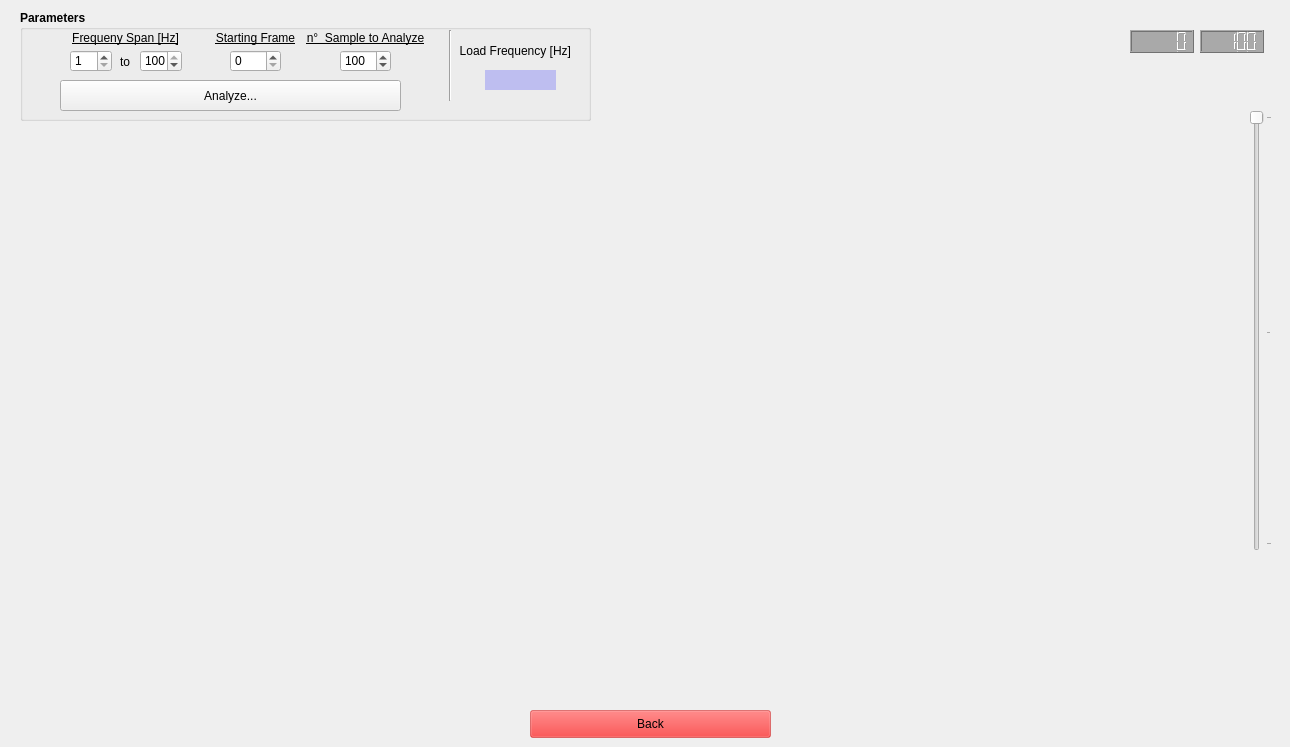
      <widget class="QWidget" name="page_9">
       <widget class="QPushButton" name="back_import">
        <property name="geometry">
         <rect>
          <x>530</x>
          <y>710</y>
          <width>241</width>
          <height>28</height>
         </rect>
        </property>
        <property name="styleSheet">
         <string notr="true">background-color: rgba(255, 0, 0, 100);</string>
        </property>
        <property name="text">
         <string>Back</string>
        </property>
       </widget>
       <widget class="MplWidget" name="mpl_5" native="true">
        <property name="geometry">
         <rect>
          <x>20</x>
          <y>130</y>
          <width>571</width>
          <height>561</height>
         </rect>
        </property>
        <property name="cursor">
         <cursorShape>CrossCursor</cursorShape>
        </property>
       </widget>
       <widget class="MplWidget" name="mpl_6" native="true">
        <property name="geometry">
         <rect>
          <x>590</x>
          <y>-20</y>
          <width>691</width>
          <height>721</height>
         </rect>
        </property>
        <property name="cursor">
         <cursorShape>CrossCursor</cursorShape>
        </property>
        <widget class="QLCDNumber" name="frame_start">
         <property name="geometry">
          <rect>
           <x>540</x>
           <y>50</y>
           <width>64</width>
           <height>23</height>
          </rect>
         </property>
         <property name="styleSheet">
          <string notr="true">background-color: rgba(149, 149, 149, 200);
color: rgb(0, 0, 0);</string>
         </property>
         <property name="digitCount">
          <number>5</number>
         </property>
         <property name="value" stdset="0">
          <double>0.000000000000000</double>
         </property>
        </widget>
        <widget class="QLCDNumber" name="frame_end">
         <property name="geometry">
          <rect>
           <x>610</x>
           <y>50</y>
           <width>64</width>
           <height>23</height>
          </rect>
         </property>
         <property name="styleSheet">
          <string notr="true">background-color: rgba(149, 149, 149, 200);
color: rgb(0, 0, 0);</string>
         </property>
         <property name="value" stdset="0">
          <double>100.000000000000000</double>
         </property>
        </widget>
        <widget class="QSlider" name="slider_freq">
         <property name="geometry">
          <rect>
           <x>660</x>
           <y>130</y>
           <width>22</width>
           <height>441</height>
          </rect>
         </property>
         <property name="pageStep">
          <number>1</number>
         </property>
         <property name="orientation">
          <enum>Qt::Vertical</enum>
         </property>
         <property name="invertedAppearance">
          <bool>true</bool>
         </property>
         <property name="tickPosition">
          <enum>QSlider::TicksBelow</enum>
         </property>
         <property name="tickInterval">
          <number>50</number>
         </property>
        </widget>
       </widget>
       <widget class="QGroupBox" name="groupBox_9">
        <property name="geometry">
         <rect>
          <x>20</x>
          <y>10</y>
          <width>571</width>
          <height>111</height>
         </rect>
        </property>
        <property name="font">
         <font>
          <weight>75</weight>
          <bold>true</bold>
         </font>
        </property>
        <property name="title">
         <string>Parameters</string>
        </property>
        <widget class="QSpinBox" name="min_freq">
         <property name="geometry">
          <rect>
           <x>50</x>
           <y>40</y>
           <width>42</width>
           <height>22</height>
          </rect>
         </property>
         <property name="font">
          <font>
           <weight>50</weight>
           <bold>false</bold>
          </font>
         </property>
         <property name="minimum">
          <number>1</number>
         </property>
        </widget>
        <widget class="QSpinBox" name="max_freq">
         <property name="geometry">
          <rect>
           <x>120</x>
           <y>40</y>
           <width>42</width>
           <height>22</height>
          </rect>
         </property>
         <property name="font">
          <font>
           <weight>50</weight>
           <bold>false</bold>
          </font>
         </property>
         <property name="maximum">
          <number>100</number>
         </property>
         <property name="value">
          <number>100</number>
         </property>
        </widget>
        <widget class="QLabel" name="label_2">
         <property name="geometry">
          <rect>
           <x>90</x>
           <y>45</y>
           <width>20</width>
           <height>13</height>
          </rect>
         </property>
         <property name="font">
          <font>
           <weight>50</weight>
           <bold>false</bold>
          </font>
         </property>
         <property name="text">
          <string>to</string>
         </property>
         <property name="alignment">
          <set>Qt::AlignRight|Qt::AlignTrailing|Qt::AlignVCenter</set>
         </property>
        </widget>
        <widget class="QLabel" name="label_33">
         <property name="geometry">
          <rect>
           <x>30</x>
           <y>20</y>
           <width>151</width>
           <height>16</height>
          </rect>
         </property>
         <property name="font">
          <font>
           <weight>50</weight>
           <bold>false</bold>
           <underline>true</underline>
          </font>
         </property>
         <property name="text">
          <string>Frequeny Span [Hz]</string>
         </property>
         <property name="alignment">
          <set>Qt::AlignCenter</set>
         </property>
        </widget>
        <widget class="QPushButton" name="search_frequency">
         <property name="geometry">
          <rect>
           <x>40</x>
           <y>70</y>
           <width>341</width>
           <height>31</height>
          </rect>
         </property>
         <property name="font">
          <font>
           <weight>50</weight>
           <bold>false</bold>
          </font>
         </property>
         <property name="text">
          <string>Analyze...</string>
         </property>
        </widget>
        <widget class="QLabel" name="label_34">
         <property name="geometry">
          <rect>
           <x>410</x>
           <y>30</y>
           <width>141</width>
           <height>21</height>
          </rect>
         </property>
         <property name="font">
          <font>
           <weight>50</weight>
           <bold>false</bold>
          </font>
         </property>
         <property name="text">
          <string>Load Frequency [Hz]</string>
         </property>
         <property name="alignment">
          <set>Qt::AlignRight|Qt::AlignTrailing|Qt::AlignVCenter</set>
         </property>
        </widget>
        <widget class="QSpinBox" name="num_sample">
         <property name="geometry">
          <rect>
           <x>320</x>
           <y>40</y>
           <width>51</width>
           <height>22</height>
          </rect>
         </property>
         <property name="font">
          <font>
           <weight>50</weight>
           <bold>false</bold>
          </font>
         </property>
         <property name="minimum">
          <number>2</number>
         </property>
         <property name="maximum">
          <number>200</number>
         </property>
         <property name="singleStep">
          <number>10</number>
         </property>
         <property name="value">
          <number>100</number>
         </property>
        </widget>
        <widget class="QLabel" name="label_35">
         <property name="geometry">
          <rect>
           <x>270</x>
           <y>20</y>
           <width>151</width>
           <height>16</height>
          </rect>
         </property>
         <property name="font">
          <font>
           <weight>50</weight>
           <bold>false</bold>
           <underline>true</underline>
          </font>
         </property>
         <property name="text">
          <string>n°  Sample to Analyze</string>
         </property>
         <property name="alignment">
          <set>Qt::AlignCenter</set>
         </property>
        </widget>
        <widget class="Line" name="line_2">
         <property name="geometry">
          <rect>
           <x>420</x>
           <y>20</y>
           <width>20</width>
           <height>71</height>
          </rect>
         </property>
         <property name="orientation">
          <enum>Qt::Vertical</enum>
         </property>
        </widget>
        <widget class="QLineEdit" name="info_load_2">
         <property name="geometry">
          <rect>
           <x>465</x>
           <y>60</y>
           <width>71</width>
           <height>20</height>
          </rect>
         </property>
         <property name="font">
          <font>
           <weight>50</weight>
           <bold>false</bold>
          </font>
         </property>
         <property name="styleSheet">
          <string notr="true">background-color: rgba(0,0, 255, 50);</string>
         </property>
         <property name="text">
          <string/>
         </property>
         <property name="frame">
          <bool>false</bool>
         </property>
        </widget>
        <widget class="QSpinBox" name="start_frame">
         <property name="geometry">
          <rect>
           <x>210</x>
           <y>40</y>
           <width>51</width>
           <height>22</height>
          </rect>
         </property>
         <property name="font">
          <font>
           <weight>50</weight>
           <bold>false</bold>
          </font>
         </property>
         <property name="minimum">
          <number>0</number>
         </property>
         <property name="maximum">
          <number>200</number>
         </property>
         <property name="singleStep">
          <number>10</number>
         </property>
         <property name="value">
          <number>0</number>
         </property>
        </widget>
        <widget class="QLabel" name="label_36">
         <property name="geometry">
          <rect>
           <x>160</x>
           <y>20</y>
           <width>151</width>
           <height>16</height>
          </rect>
         </property>
         <property name="font">
          <font>
           <weight>50</weight>
           <bold>false</bold>
           <underline>true</underline>
          </font>
         </property>
         <property name="text">
          <string>Starting Frame</string>
         </property>
         <property name="alignment">
          <set>Qt::AlignCenter</set>
         </property>
        </widget>
       </widget>
      </widget>
